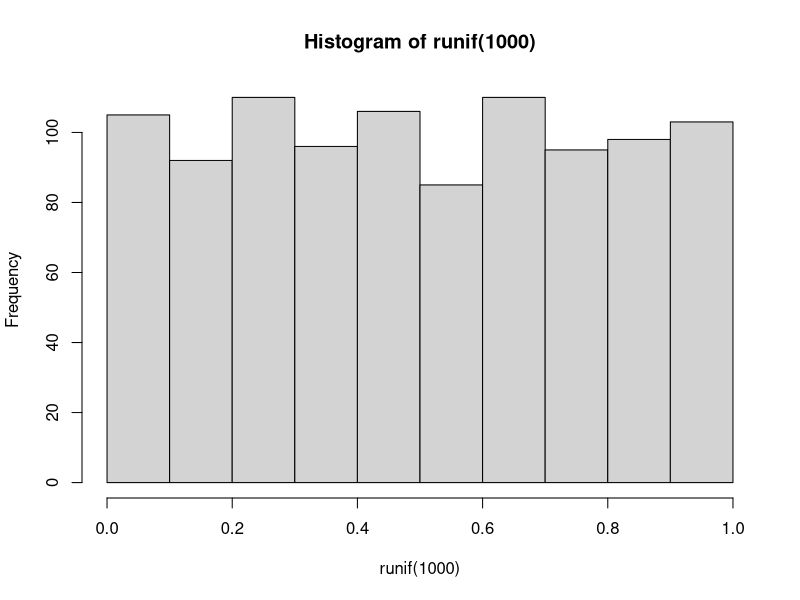
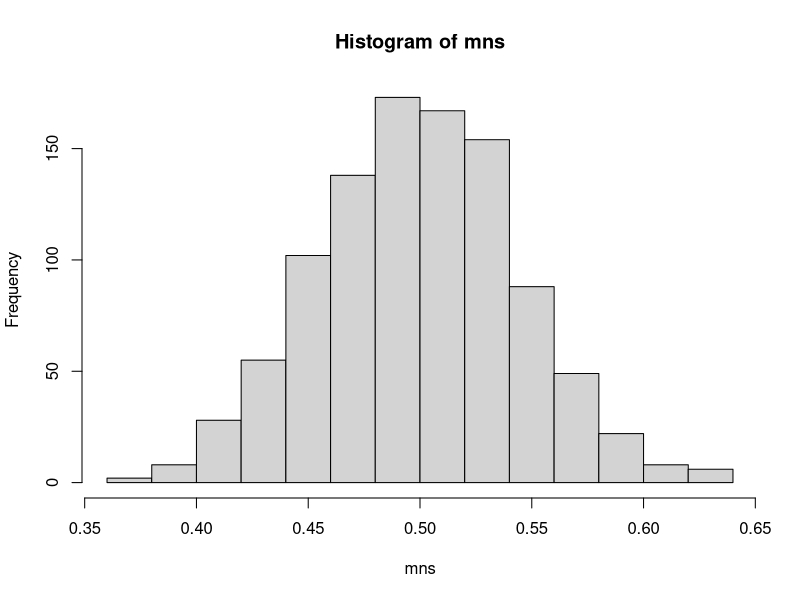

Write the R code that produced these figures, in order.
## ---- chunk 1
hist(runif(1000))
## ---- chunk 2
mns = NULL
for (i in 1 : 1000) mns = c(mns, mean(runif(40)))
hist(mns)
